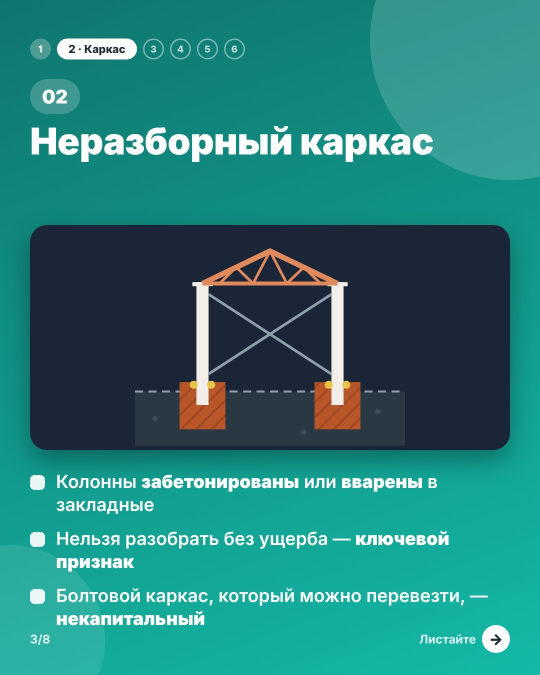
#> input picture brand/source/kapital_v1/03.jpg, 1080 x 1350 px, given in place of logo.jpg, which was not available (shown at 1/2 size)
$ python carousel_kapital_v2.py
#> lines starting #> are read from the running program, lines starting #| are printed output that depends on the picture; after the words box and inside, x2 and y2 are one past the last pixel; in counts of white or black regions, pixels touching at a corner belong together
"""Карусель «Что делает ваш ангар капитальным» (8 слайдов) в фирменном стиле.
Иллюстрации берутся из исходных слайдов brand/source/kapital_v1/ и перекрашиваются в золото.
"""
import os
from PIL import Image, ImageDraw, ImageFont, ImageOps, ImageFilter

ROOT = os.path.dirname(os.path.abspath(__file__)) + '/..'
SRC = ROOT + '/brand/source/kapital_v1/'
OUT = ROOT + '/drafts/carousel_kapital_v2/'
os.makedirs(OUT, exist_ok=True)

W, H = 1080, 1350
# Тема: 'light' — «РСК Групп» (с 25.11.2026, светлый фон как на логотипе); 'dark' — старый стиль «Поколения».
THEME = os.environ.get('BRAND_THEME', 'light')
if THEME == 'light':
    GOLD = (160, 116, 44)      # золото логотипа
    WHT = (33, 31, 36)         # основной (жирный) текст — графит логотипа
    TXT = (84, 80, 76)
    GRY = (138, 131, 122)
    BG1, BG2 = (247, 244, 239), (238, 233, 224)
    RING1, RING2 = (226, 214, 192), (230, 220, 202)
    CRANE = (128, 32, 40)      # бордовый крана
else:
    GOLD = (217, 176, 94)
    WHT = (244, 240, 232)
    TXT = (200, 195, 186)
    GRY = (120, 118, 114)
    BG1, BG2 = (12, 13, 16), (24, 24, 28)
    RING1, RING2 = (48, 44, 36), (40, 37, 31)
    CRANE = (196, 92, 72)
X0 = 64


def F(sz, w='800'):
    return ImageFont.truetype(ROOT + f'/brand/fonts/Montserrat-{w}.ttf', sz)


logo = Image.open(ROOT + '/brand/logo.jpg').convert('RGB')
#> logo is the input picture: PIL image 1080x1350 RGB; mean R, G, B 39.9, 126.1, 121.9
_mark = logo.crop((180, 120, 1820, 1240))
MARK = Image.new('RGBA', _mark.size, GOLD + (0,))
MARK.putalpha(_mark.convert('L').point(lambda v: 255 if v > 90 else 0))

# Новый логотип «РСК Групп»: горизонтальная плашка (ангар + кран + надпись), кремовый фон -> прозрачный.
_ln = Image.open(ROOT + '/brand/logo-rsk-grupp.jpg').convert('RGB').crop((44, 206, 600, 432))
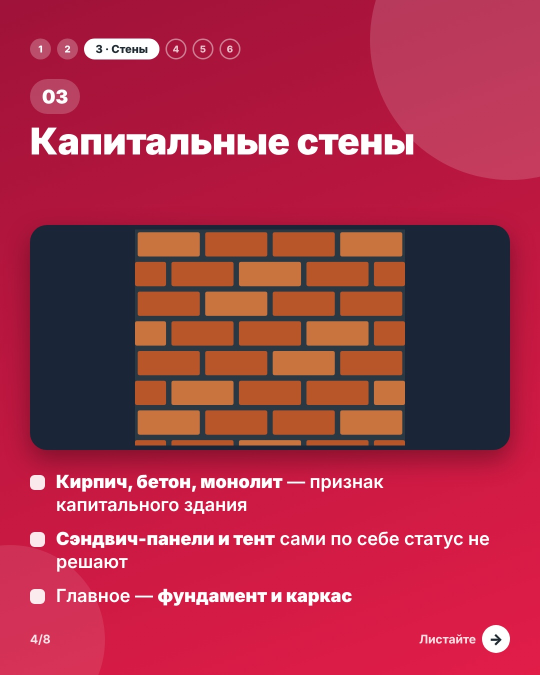
#> input picture brand/source/kapital_v1/04.jpg, 1080 x 1350 px, given in place of logo-rsk-grupp.jpg, which was not available (shown at 1/2 size)
LOGO_NEW = _ln.convert('RGBA')
LOGO_NEW.putalpha(Image.eval(ImageOps.invert(_ln.convert('L')), lambda v: min(255, max(0, (v - 6) * 6))))


def background():
    im = Image.new('RGBA', (W, H))
#> im: PIL image 1080x1350 RGBA; every value is 0
    d = ImageDraw.Draw(im)
    for y in range(H):
        k = y / H
        d.line([(0, y), (W, y)], fill=tuple(int(BG1[i] * (1 - k) + BG2[i] * k) for i in range(3)))
    d.ellipse([740, -260, 1340, 340], outline=RING1, width=3)
    d.ellipse([-260, 1090, 240, 1590], outline=RING2, width=3)
    return im


def gold_art(img):
    """Иллюстрацию — в дуотон: тёмное -> почти чёрный, светлое -> золото."""
    g = ImageOps.autocontrast(img.convert('L'), cutoff=1)
    return ImageOps.colorize(g, black=(16, 16, 19), mid=(110, 88, 50), white=(240, 214, 160))


def rounded(img, r=36):
    m = Image.new('L', img.size, 0)
    ImageDraw.Draw(m).rounded_rectangle([0, 0, img.width - 1, img.height - 1], radius=r, fill=255)
    out = Image.new('RGBA', img.size)
    out.paste(img, (0, 0), m)
    return out


def rich(d, x, y, segs, size, maxw, lh=1.32):
    """segs: [(текст, жирный?)]; перенос по словам с сохранением жирности."""
    words = []
    for t, b in segs:
        for i, w in enumerate(t.split(' ')):
            if w:
                words.append((w, b))
    fb, fr = F(size, '800'), F(size, '500')
    line, lines = [], []
    width = 0
    sp = d.textlength(' ', font=fr)
    for w, b in words:
        ww = d.textlength(w, font=fb if b else fr)
        if line and width + sp + ww > maxw:
            lines.append(line); line, width = [], 0
        line.append((w, b, ww)); width += (sp if len(line) > 1 else 0) + ww
    if line: lines.append(line)
    for ln in lines:
        cx = x
        for w, b, ww in ln:
            d.text((cx, y), w, font=fb if b else fr, fill=WHT if b else TXT)
            cx += ww + sp
        y += int(size * lh)
    return y


def footer(im, n, last=False):
    d = ImageDraw.Draw(im)
    d.text((X0, H - 92), f'{n}/8', font=F(28, '700'), fill=GRY)
    if THEME == 'light':
        lg = LOGO_NEW.resize((int(84 * LOGO_NEW.width / LOGO_NEW.height), 84), Image.LANCZOS)
        im.alpha_composite(lg, (int((W - lg.width) / 2), H - 124))
    else:
        m = MARK.resize((56, int(56 * MARK.height / MARK.width)), Image.LANCZOS)
        tw = d.textlength('ПОКОЛЕНИЯ', font=F(24, '700'))
        x = (W - (56 + 14 + tw)) / 2
        im.alpha_composite(m, (int(x), H - 104))
        d.text((x + 70, H - 90), 'ПОКОЛЕНИЯ', font=F(24, '700'), fill=GOLD)
    if last:
        pass
    else:
        cx, cy, r = W - X0 - 36, H - 78, 36
        d.ellipse([cx - r, cy - r, cx + r, cy + r], fill=GOLD)
        d.line([(cx - 14, cy), (cx + 12, cy)], fill=BG1, width=6)
        d.polygon([(cx + 16, cy), (cx + 2, cy - 13), (cx + 2, cy + 13)], fill=BG1)
        t = 'Листайте'
        d.text((cx - r - 18 - d.textlength(t, font=F(28, '700')), cy - 18), t, font=F(28, '700'), fill=GRY)


def pills(d, active, labels):
    x, y = X0, 76
    for i, lab in enumerate(labels, 1):
        if i == active:
            t = f'{i} · {lab}'
            w = d.textlength(t, font=F(26, '700')) + 48
            d.rounded_rectangle([x, y, x + w, y + 46], radius=23, fill=GOLD)
            d.text((x + 24, y + 7), t, font=F(26, '700'), fill=BG1)
        else:
            w = 46
            done = i < active
            d.ellipse([x, y, x + w, y + 46], outline=GOLD if not done else (90, 76, 52), width=2,
                      fill=(60, 52, 38) if done else None)
            t = str(i)
            d.text((x + (w - d.textlength(t, font=F(24, '700'))) / 2, y + 8), t, font=F(24, '700'),
                   fill=GOLD if not done else (160, 140, 100))
        x += w + 12


LABELS = ['Фундамент', 'Каркас', 'Стены', 'Сети', 'Разрешение', 'ЕГРН']
SIGNS = [
    ('Заглублённый\nфундамент', [[('Ленточный или плитный', 1), ('с котлованом — прочная связь с землёй', 0)],
                                [('Сваи с ростверком', 1), ('— тоже сильный довод за капитальность', 0)],
                                [('Без фундамента, на анкерах —', 0), ('некапитальный', 1)]]),
    ('Неразборный каркас', [[('Колонны', 0), ('забетонированы', 1), ('или', 0), ('вварены', 1), ('в закладные', 0)],
                           [('Нельзя разобрать без ущерба —', 0), ('ключевой признак', 1)],
                           [('Болтовой каркас, который можно перевезти, —', 0), ('некапитальный', 1)]]),
    ('Капитальные стены', [[('Кирпич, бетон, монолит', 1), ('— признак капитального здания', 0)],
                          [('Сэндвич-панели и тент', 1), ('сами по себе статус не решают', 0)],
                          [('Главное —', 0), ('фундамент и каркас', 1)]]),
    ('Стационарные сети', [[('Врезка в', 0), ('водопровод, канализацию, газ', 1)],
                          [('Капитальный ввод', 1), ('электричества', 0)],
                          [('Одна электросеть', 0), ('не делает', 1), ('ангар капитальным', 0)]]),
    ('Проект и разрешение', [[('Строят', 0), ('по проекту и разрешению', 1), ('— ст.\u00a051\u00a0ГрК\u00a0РФ', 0)],
                            [('Без разрешения — риск', 0), ('самовольной постройки,', 1), ('ст.\u00a0222\u00a0ГК\u00a0РФ', 0)]]),
    ('Учёт в ЕГРН', [[('Кадастровый учёт', 1), ('и регистрация права собственности', 0)],
                    [('Ангар можно', 0), ('продать, заложить', 1), ('и внести в уставный капитал', 0)]]),
]


def cover():
    im = background(); d = ImageDraw.Draw(im)
    d.text((X0, 96), 'Д Л Я   Т Е Х ,   К Т О   С Т Р О И Т   А Н Г А Р Ы', font=F(24, '700'), fill=GOLD)
    y = 150
    for t, c in [('Что делает', WHT), ('ваш ангар', WHT), ('капитальным', GOLD)]:
        d.text((X0, y), t, font=F(104), fill=c); y += 118
#> after the loop, y = 504
    y = rich(d, X0, y + 30, [('6 признаков, по которым суд и Росреестр определяют статус', 0)], 40, 900)
#> y = 638
    src = Image.open(SRC + '01.jpg').convert('RGB')
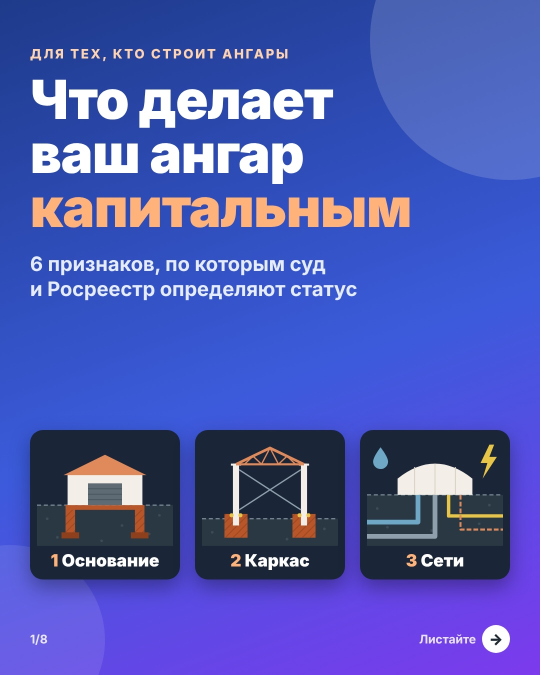
#> input picture brand/source/kapital_v1/01.jpg, 1080 x 1350 px (shown at 1/2 size)
#> src is the input picture: PIL image 1080x1350 RGB; mean R, G, B 75.9, 87.3, 177.2
    caps = ['Основание', 'Каркас', 'Сети']
    for i, x in enumerate([60, 390, 720]):
        tile = rounded(gold_art(src.crop((x + 14, 874, x + 286, 1090))).resize((300, 238), Image.LANCZOS), 28)
        tx = X0 + i * 324
        d.rounded_rectangle([tx - 2, 818, tx + 302, 1150], radius=30, outline=(70, 60, 42), width=2, fill=(18, 18, 21))
        im.alpha_composite(tile, (tx, 820))
        d.text((tx + 24, 1080), str(i + 1), font=F(40), fill=GOLD)
        d.text((tx + 60, 1080), caps[i], font=F(40), fill=WHT)
    footer(im, 1)
#> in footer, `lg = LOGO_NEW.resize((int(84 * LOGO_NEW.width / LOGO_NEW.height), 84),..`:
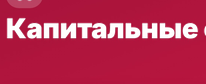
#> lg: PIL image 206x84 RGBA; mean R, G, B, A 169.9, 29.1, 65.4, 227.6; transparent parts drawn white
    return im


def sign(i, title, bullets):
#> called with i = 0
    n = i + 1
#> n = 1
    im = background(); d = ImageDraw.Draw(im)
    pills(d, n, LABELS)
#> after the loop in pills, `for i, lab in enumerate(labels, 1):`: x = 611.8
    d.rounded_rectangle([X0, 160, X0 + 104, 226], radius=33, outline=GOLD, width=3)
    d.text((X0 + 22, 168), f'{n:02d}', font=F(42), fill=GOLD)
    y = 246
    for ln in title.split('\n'):
        d.text((X0, y), ln, font=F(76), fill=WHT); y += 88
#> after the loop, y = 422
    src = Image.open(SRC + f'{n + 1:02d}.jpg').convert('RGB')
#> src is the input picture: PIL image 1080x1350 RGB; mean R, G, B 165.1, 48.6, 72
    art = src.crop((270, 470, 810, 890))
    art = gold_art(art).resize((W - 2 * X0 - 80, int((W - 2 * X0 - 80) * 420 / 540)), Image.LANCZOS)
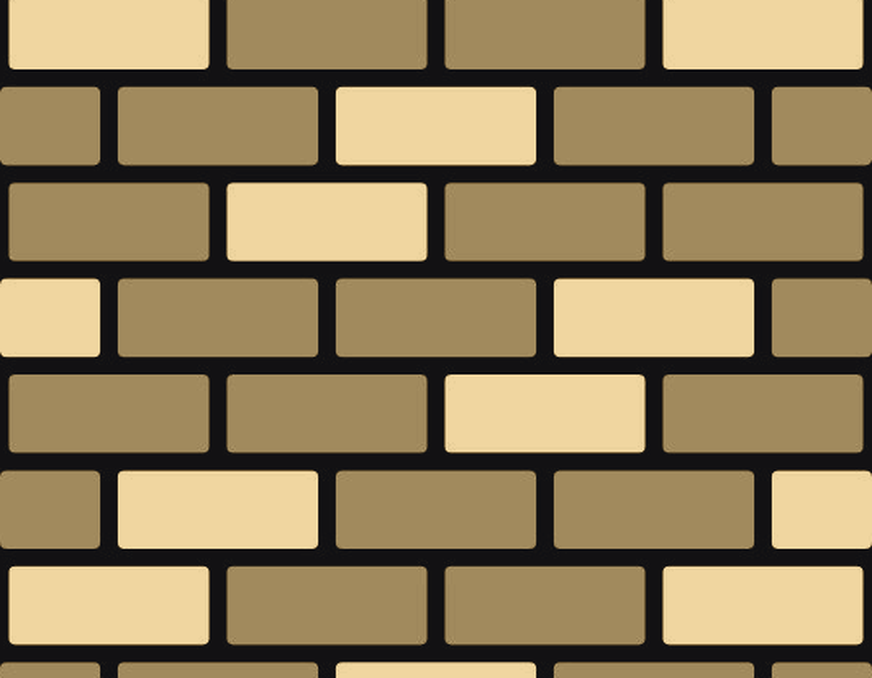
#> art: PIL image 872x678 RGB; mean R, G, B 146.2, 127.7, 91.8
    top = max(y + 30, 450)
#> top = 452
    box_h = 400
    card = Image.new('RGB', (W - 2 * X0, box_h), (16, 16, 19))
    a = art.resize((int(box_h * art.width / art.height), box_h - 40), Image.LANCZOS)
    card.paste(a, ((card.width - a.width) // 2, 20))
    im.alpha_composite(rounded(card, 36), (X0, top))
#> call 4 of rounded, with r = 36
#> in rounded (call 4), `m = Image.new('L', img.size, 0)`: m: PIL image 952x400 L; every value is 0
#> in rounded (call 4), `ImageDraw.Draw(m).rounded_rectangle([0, 0, img.width - 1, img.height -..`:
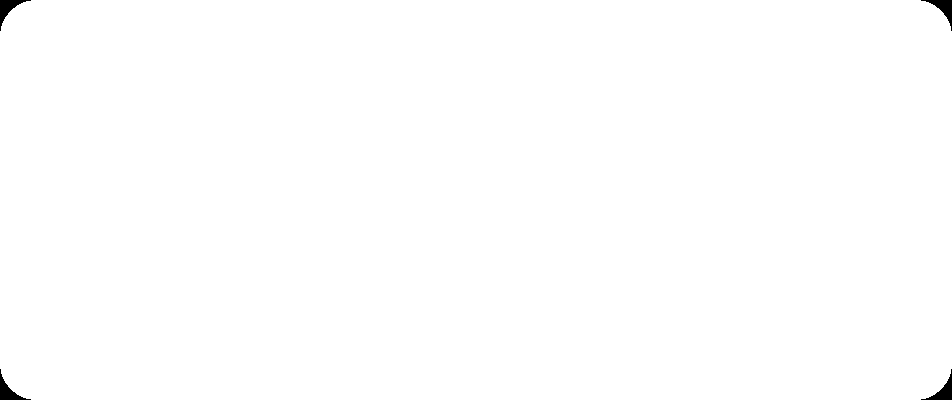
#> m: PIL image 952x400 L; 99.7% white; 4 black regions, box (x1, y1, x2, y2) and area: (0, 0, 31, 31) 287, (921, 0, 952, 31) 287, (0, 369, 31, 400) 287, (921, 369, 952, 400) 287
#> in rounded (call 4), `out = Image.new('RGBA', img.size)`: out: PIL image 952x400 RGBA; every value is 0
    d.rounded_rectangle([X0, top, W - X0, top + box_h], radius=36, outline=(80, 68, 46), width=2)
    y = top + box_h + 36
#> y = 888
    for b in bullets:
        d.rounded_rectangle([X0, y + 12, X0 + 22, y + 34], radius=6, fill=GOLD)
        y = rich(d, X0 + 46, y, b, 34, W - 2 * X0 - 46) + 16
#> this loop made 3 passes
#> y on passes 1 to 3: 992, 1096, 1156
#> after the loop, y = 1156
    footer(im, n + 1)
    return im


def final():
    im = background(); d = ImageDraw.Draw(im)
    d.text((X0, 96), 'О С Т А Л И С Ь   В О П Р О С Ы ?', font=F(24, '700'), fill=GOLD)
    y = 150
    for t, c in [('Поможем выбрать', WHT), ('и построить ваш', WHT), ('ангар', GOLD)]:
        d.text((X0, y), t, font=F(84), fill=c); y += 98
    y += 30
    d.rounded_rectangle([X0, y, W - X0, y + 150], radius=24, fill=(26, 25, 24))
    d.rectangle([X0, y + 24, X0 + 6, y + 126], fill=GOLD)
    rich(d, X0 + 40, y + 30, [('Серая зона — винтовые сваи:', 1), ('суды решают по-разному. Обсудим ваш случай до начала стройки.', 0)], 32, W - 2 * X0 - 80)
    y += 200
    d.text((X0, y), 'Напишите', font=F(52), fill=WHT)
    x = X0 + d.textlength('Напишите ', font=F(52))
    d.text((x, y), '«РАСЧЁТ»', font=F(52), fill=GOLD)
    d.text((X0, y + 64), 'в директ — смета «всё включено»', font=F(40, '500'), fill=TXT)
    y += 170
    dv = ImageFont.truetype('/usr/share/fonts/truetype/dejavu/DejaVuSans-Bold.ttf', 40)
    for icon, text, fnt in [('☎', '+7 981 908-22-97', dv), ('@', 'rsk-47@bk.ru', F(40))]:
        d.rounded_rectangle([X0, y, X0 + 72, y + 72], radius=18, fill=GOLD)
        d.text((X0 + 36 - d.textlength(icon, font=fnt) / 2, y + 12), icon, font=fnt, fill=BG1)
        d.text((X0 + 100, y + 6), text, font=F(50), fill=WHT); y += 96
    d.text((X0, y + 10), 'Артём, главный инженер', font=F(32, '500'), fill=GRY)
    d.text((X0, y + 60), 'Сохраните, чтобы не потерять', font=F(30, '700'), fill=GOLD)
    footer(im, 8, last=True)
    return im


slides = [cover()] + [sign(i, t, b) for i, (t, b) in enumerate(SIGNS)] + [final()]
#> the loop in pills (call 2), `for i, lab in enumerate(labels, 1):` made 6 passes
#> done on passes 1, 3, 4, 5, 6: True, False, False, False, False
#> in gold_art (call 5), `return ImageOps.colorize(g, black=(16, 16, 19), mid=(110, 88, 50), whi..`:
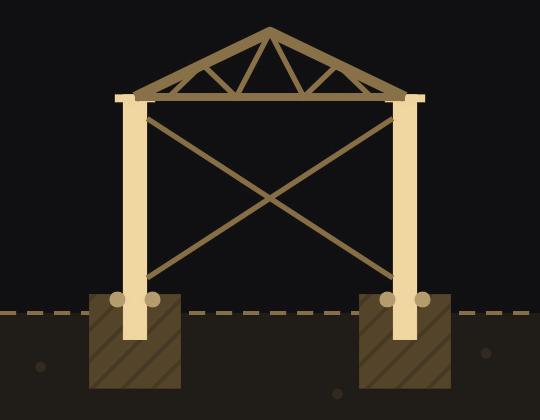
#> returned value: PIL image 540x420 RGB; mean R, G, B 41, 36.7, 31.3
#> the loop in sign (call 2), `for b in bullets:` made 3 passes
#> y on passes 1 to 3: 990, 1094, 1198
#> call 4 of footer, with n = 4, last = False
#> in footer (call 4), `d = ImageDraw.Draw(im)`:
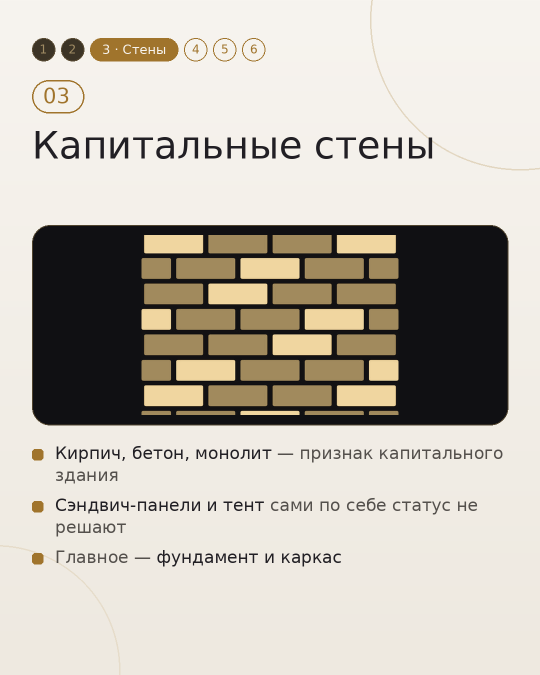
#> im: PIL image 1080x1350 RGBA (shown at 1/2 size); mean R, G, B, A 194.8, 189.1, 179.3, 255
#> (the run stopped early here; a loop or call above may not have finished)
